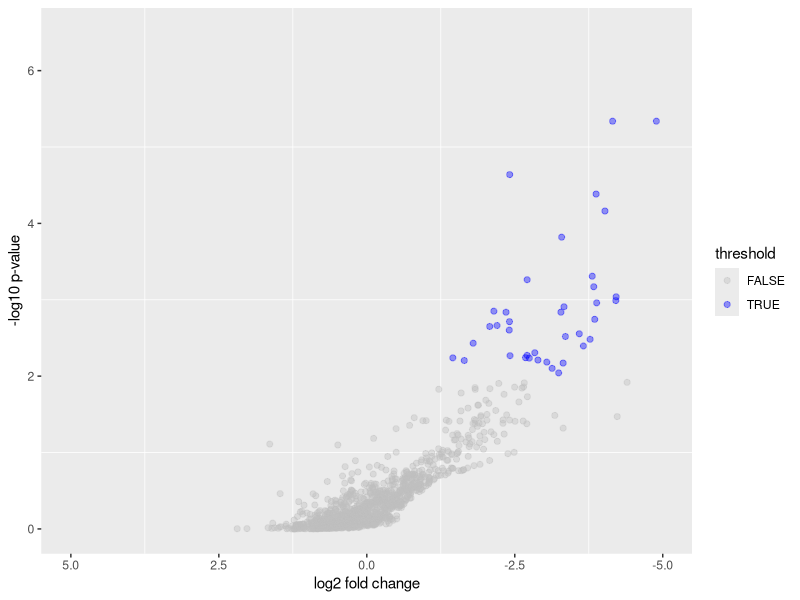

Reproduce this figure in R.
setwd("D:/CRISPR/")
diff_gene <- read.table("Input1 gRNA  epigenetic 4_compare.gene_summary.txt", sep="\t", header=TRUE, row.names=1)
diff_gene=as.data.frame(diff_gene)
gene_list=diff_gene[,c("neg.lfc","neg.p.value")]
colnames(gene_list)=c("logFC","padj")
gene_list$threshold = as.factor(abs(gene_list$logFC) > 0.263 & gene_list$padj < 0.01)
colored_point<-gene_list[gene_list$threshold == "TRUE",]
#Spgenes<-colored_point[rownames(colored_point) == "Rap1b" | rownames(colored_point) == "Arid3a",]
gene_list$threshold<-as.character(gene_list$threshold)
#gene_list$threshold[which(rownames(gene_list) == "Rap1b" | rownames(gene_list) == "Arid3a")]<-"LABEL"
Mycolors<-c("gray","blue")
library("ggplot2")
pdf("vocano2.pdf")

#g = ggplot(data=gene_list, aes(x=logFC, y=-log10(padj),color=threshold)) + geom_point(alpha=0.4, size=1.75)  + xlim(c(-5, 5)) + ylim(c(0, 200)) +xlab("log2 fold change") + ylab("-log10 p-value") + theme_set(theme_bw()) + theme(panel.grid.major=element_line(colour=NA)) + scale_color_manual(values = Mycolors)
g = ggplot(data=gene_list, aes(x=logFC, y=-log10(padj),color=threshold)) + geom_point(alpha=0.4, size=1.75)  + xlim(c(5, -5)) + ylim(c(0, 6.5)) +xlab("log2 fold change") + ylab("-log10 p-value") + theme_set(theme_bw()) + theme(panel.grid.major=element_line(colour=NA)) + scale_color_manual(values = Mycolors)
print(g)
dev.off()
